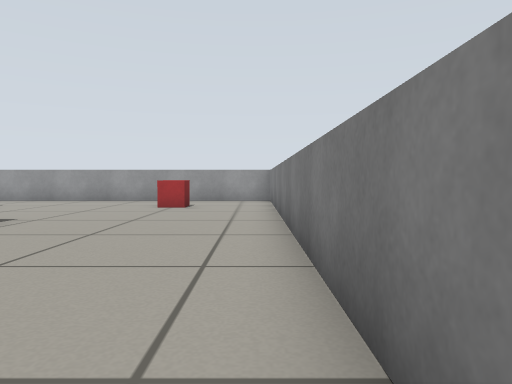
View 1 (above)

22 first-person views from a walk through a world built for the Gazebo simulator. The camera is 0.42 m above the floor, tilts 2° down and sees 70° across. The floor is counted in squares, 0.5 m on a side. Each view is taken from the middle of a square. On the plan, view 1 faces up. The plan holds only what a view shows up to about 12 squares ahead; the rest is blank.

View 2
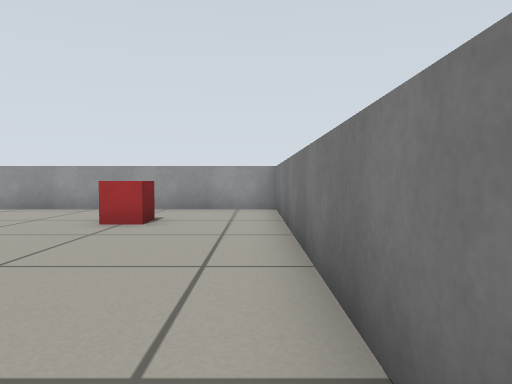

View 3
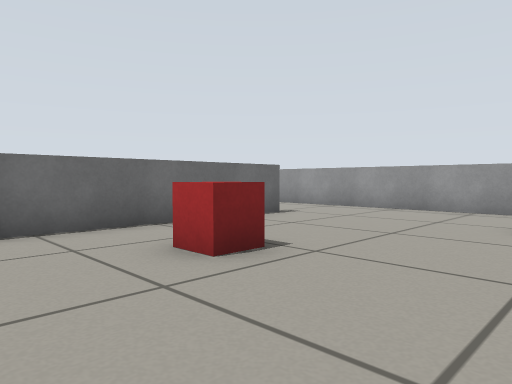

View 4
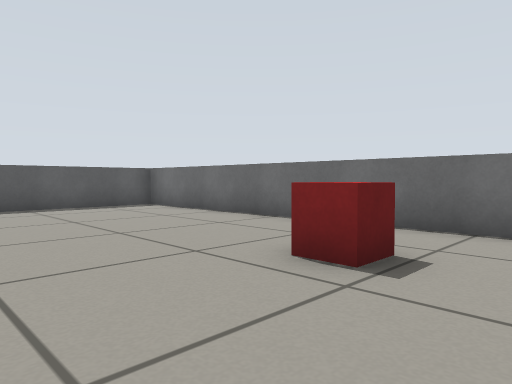

View 5
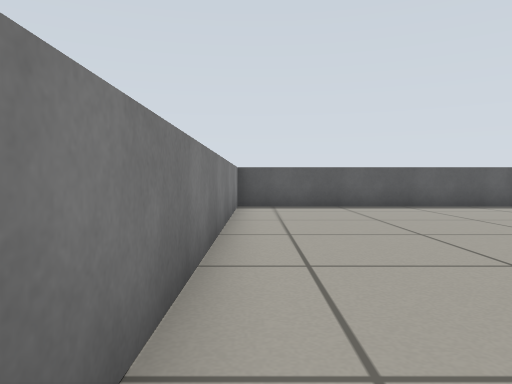

View 6
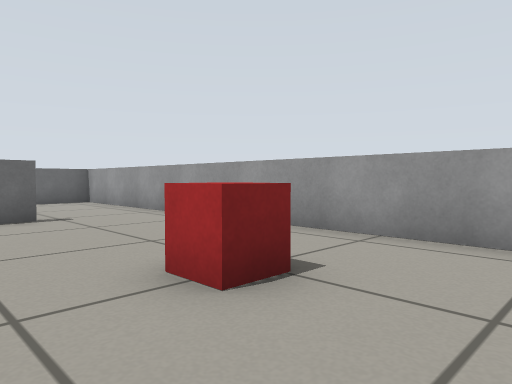

View 7
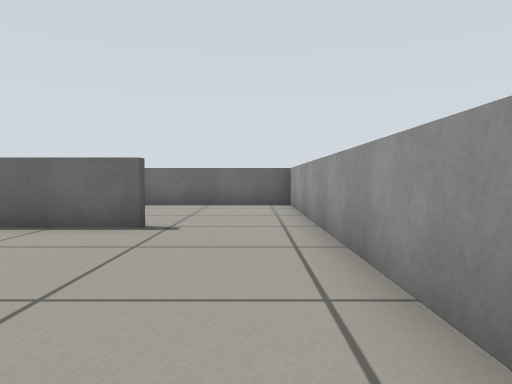

View 8
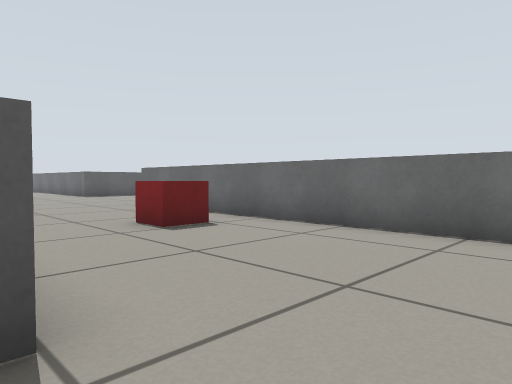

View 9
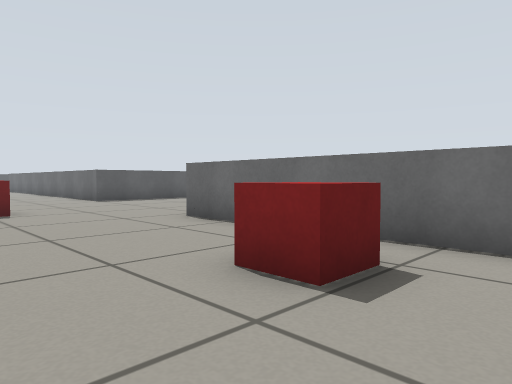

View 10
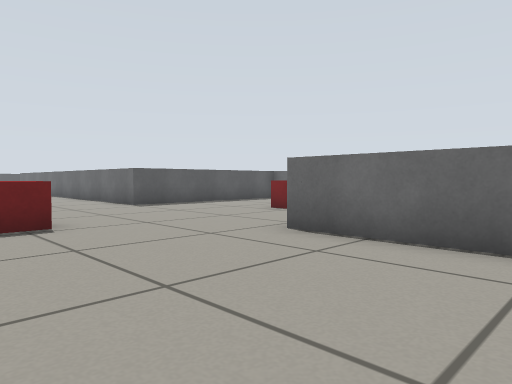

View 11
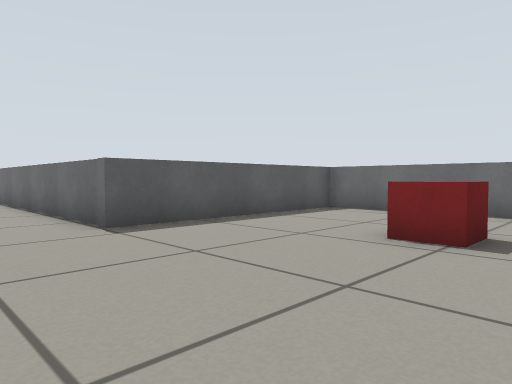

View 12
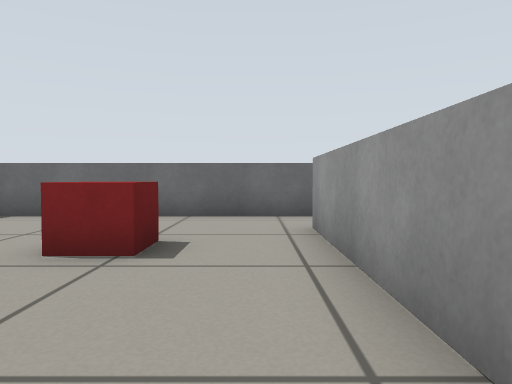

View 13
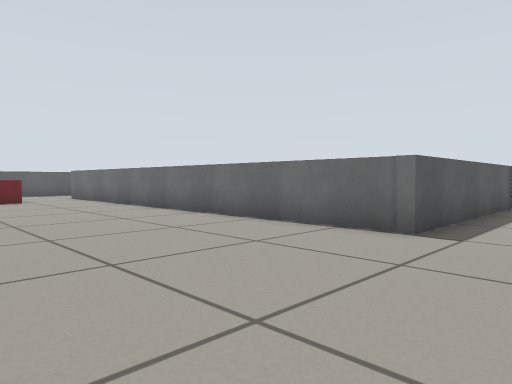

View 14
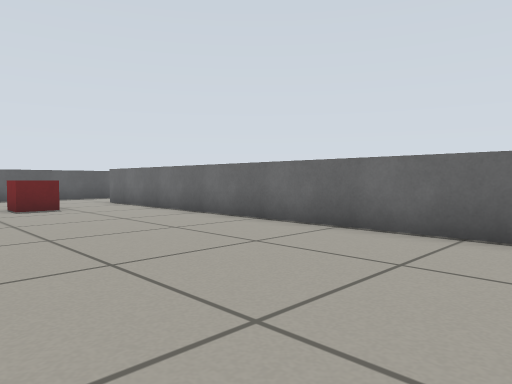

View 15
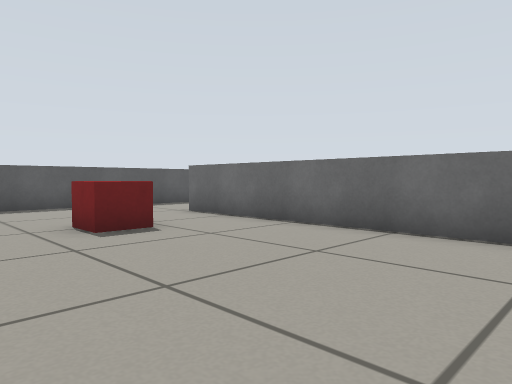

View 16
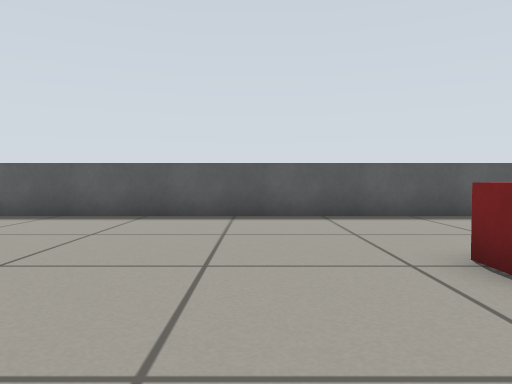

View 17
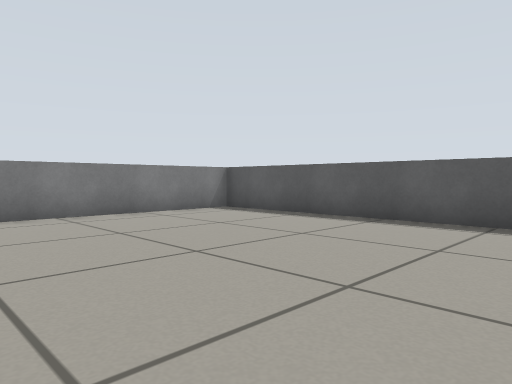

View 18
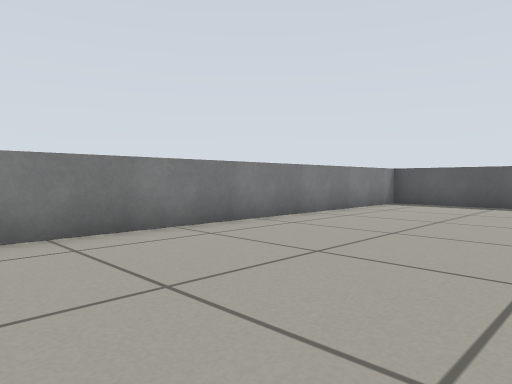

View 19
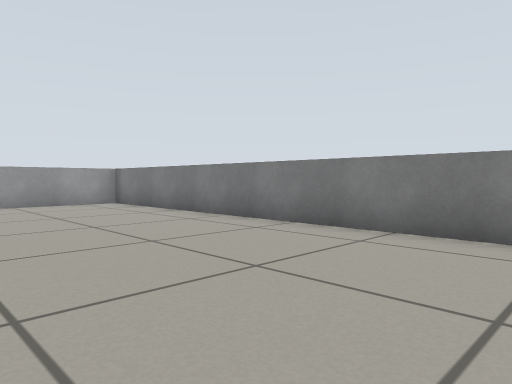

View 20
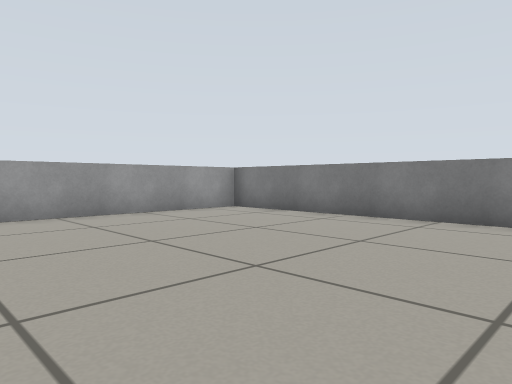

View 21
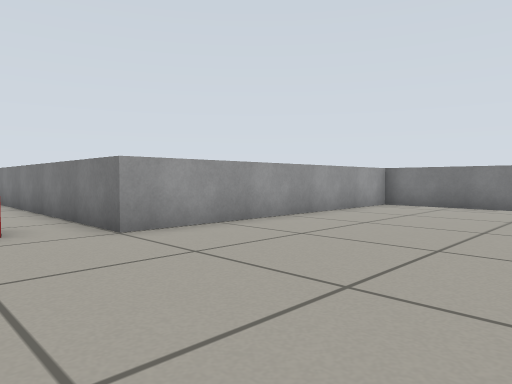

View 22
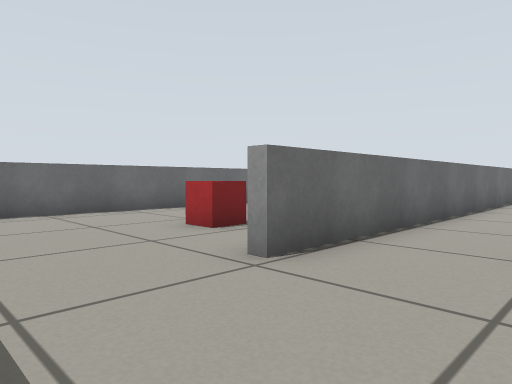

### Floor plan
Points are (right, up) in squares from view 1. A wall is a line through its corners. A room is listed if a view was taken in it or the views show most of it. See-through windows are left out.
Room 1 (views 1, 2, 3, 4, 5, 6, 7, 8)
walls: (-8.2, 11.1) (-8.2, -1.9); (-7.9, -2.2) (0.6, -2.2) (0.6, 13.8); (0.6, 14.1) (-8.6, 14.1)
ways out: opening at (-8, 12.5) to room 2
objects: red box (-6, 7) to (-5, 7); red box (-3, 11) to (-2, 11)
Room 2 (views 9, 10, 11, 12, 13, 14, 15, 16, 17, 18, 19, 20, 21, 22)
walls: (-21.3, -15.2) (-21.3, -21.4); (-14.3, 2) (-19.3, 2); (-14.9, -23.3) (0.6, -23.3) (0.6, -2.5) (-8.5, -2.5) (-8.5, 6.4); (-21.3, 2.4) (-21.3, -5.2) (-14.7, -5.2) (-14.7, -20.2); (-8.6, 14.1) (-13.8, 14.1) (-13.8, 1.9)
ways out: opening at (-8, 12.5) to room 1; opening at (-20.5, 2)
objects: red box (-18, -19) to (-17, -19); red box (-18, -1) to (-17, -1); red box (-12, -19) to (-11, -18); red box (-12, 7); red box (-11, -1) to (-10, -1)

Where each view was taken, in squares from view 1:
view 1: 0 up, 0 right, facing up
view 2: 4 up, 0 right, facing up
view 3: 4 up, 2 left, facing up-left
view 4: 9 up, 2 left, facing down-left
view 5: 9 up, 0 right, facing down
view 6: 9 up, 0 right, facing up-left
view 7: 13 up, 2 left, facing left
view 8: 13 up, 8 left, facing down-left
view 9: 9 up, 9 left, facing down-left
view 10: 6 up, 9 left, facing down-left
view 11: 1 up, 12 left, facing down-left
view 12: 1 up, 13 left, facing left
view 13: 3 down, 9 left, facing down-left
view 14: 7 down, 9 left, facing down-left
view 15: 12 down, 9 left, facing down-left
view 16: 15 down, 9 left, facing down
view 17: 16 down, 8 left, facing down-right
view 18: 11 down, 5 left, facing down-right
view 19: 15 down, 5 left, facing up-right
view 20: 11 down, 7 left, facing up-right
view 21: 8 down, 11 left, facing up-right
view 22: 23 down, 12 left, facing up-left
